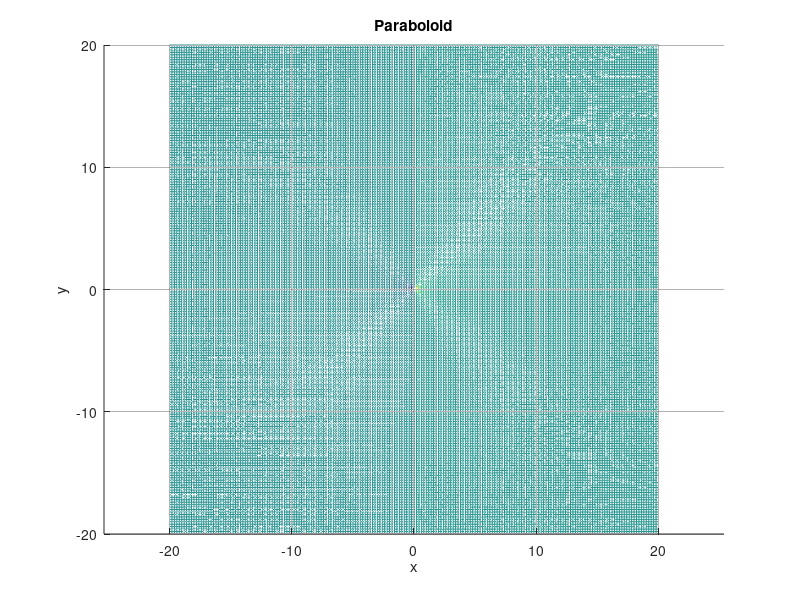
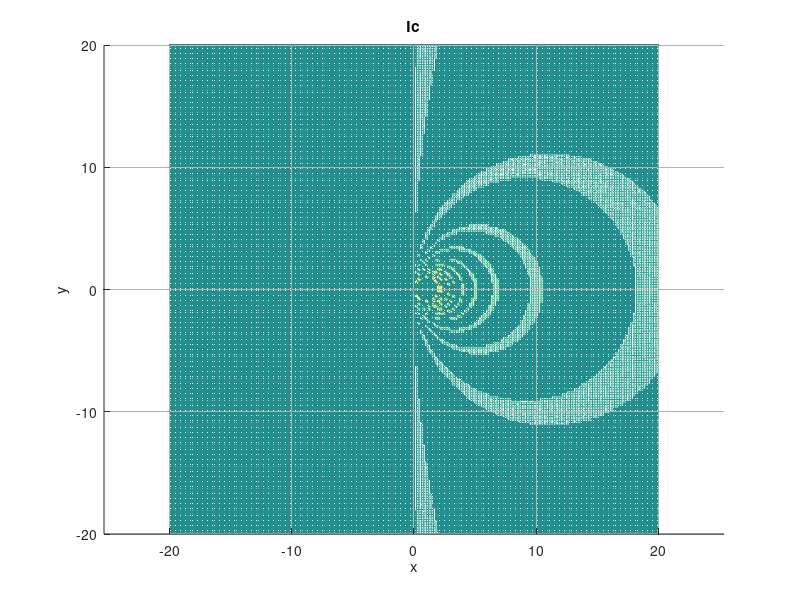

Recreate these plots in MATLAB, in order.
clearvars, close all

%x = y = linspace(-1,1,1000);
%y = linspace(-1,1,1000);

  %create my radius and x,y values
r = 20.0;
[x y] = meshgrid(-r:r/100:r, -r:r/100:r);

  %declaring the function f
  %of the circle
  %and limiting to >0 under the sqrt
inside = (x.^2 +y.^2);
mask = inside > 0.001;
f1 = 2*x;
f2 = zeros(size(x));
f2(mask) = (inside(mask));
f = f1./f2;
f(inside < 0.001) =NaN;

figure(1);
hold on
mesh(x, y , f)
%mesh(x, y , -f)
axis equal;
%shading interp;
title('Paraboloid')
xlabel('x')
ylabel('y')
grid on
set(gca, 'GridColor', [0,0,0])
set(gca, 'GridAlpha', 0.3)
set(gca, 'Layer', 'top')
hold off

c = 0.5;
figure(2)
hold on
tol = 0.01
for c = -1:0.1:1
 %tol = tol+0.001;
 %tolc = tolc-2;
 Ic = abs(f-c) < tol;
 g = zeros(size(x));
 g(Ic) = f(Ic);
 mesh(x,y,g)
 %shading interp;
 axis equal;
 title('Ic')
 xlabel('x')
 ylabel('y')
endfor
%%
grid on
set(gca, 'GridColor', [0,0,0])
set(gca, 'GridAlpha', 0.3)
set(gca, 'Layer', 'top')

hold off

%plot(x,f,'linewidth', 2, "b.");
%plot(x,-f,'linewidth', 2, "b.");


